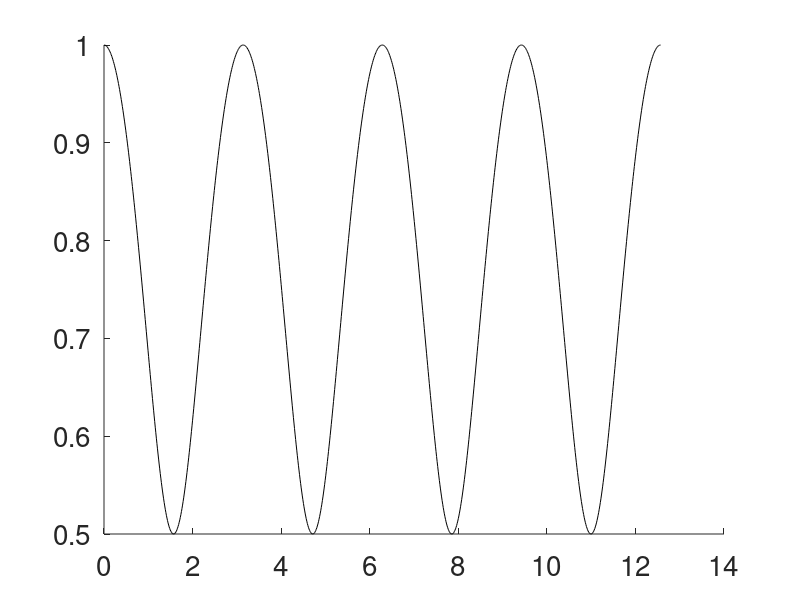

Here is the MATLAB script that generated this plot: (Note: this script raises an error after producing the figure.)
% Problem 2

clear all
close all
clc

rVec = [0.5, 1, 1.5, 2, 2.5];
kx = linspace( 0, 4.*pi, 1000 );

figure();
hold all;
set( gca, 'FontSize', 20 );

% Plot magnitude of rho for each r
for rCount = 1 : length(rVec)
   
    r = rVec( rCount );
    rho = cos( kx ) + 1i.*r.*sin( kx );
    
    % Plot
    plot( kx, sqrt( rho.*conj(rho) ), 'k' );
    
    % Create text box to move by hand
    if rCount == 1
    annotation( 'textbox', ...
        'String', ['$r = ', num2str(r), '$'], ...
        'EdgeColor', 'none', ...
        'Interpreter', 'LaTeX', ...
        'HorizontalAlignment', 'center', ...
        'FontSize', 17 ...
        );
    else
        annotation( 'textbox', ...
        'String', ['$', num2str(r), '$'], ...
        'EdgeColor', 'none', ...
        'Interpreter', 'LaTeX', ...
        'HorizontalAlignment', 'center', ...
        'FontSize', 17 ...
        );
    end
end

xlabel( '$\xi \Delta x$', 'interpreter', 'LaTeX', 'FontSize', 28 );
ylabel( '$|\rho|$', 'interpreter', 'LaTeX', 'FontSize', 32 );

xlim([0, 3.*pi]);
ylim([0, 2.8]);

set( gca, ...
    'Position', [0.15, 0.15, 0.8, 0.8], ...
    'YTick', [0:0.5:2.5], ...
    'XTick', [0, pi, 2.*pi, 3.*pi], ...
    'XTickLabel', {'$0$';'$\pi$';'$2\pi$';'$3\pi$'} ...
    );